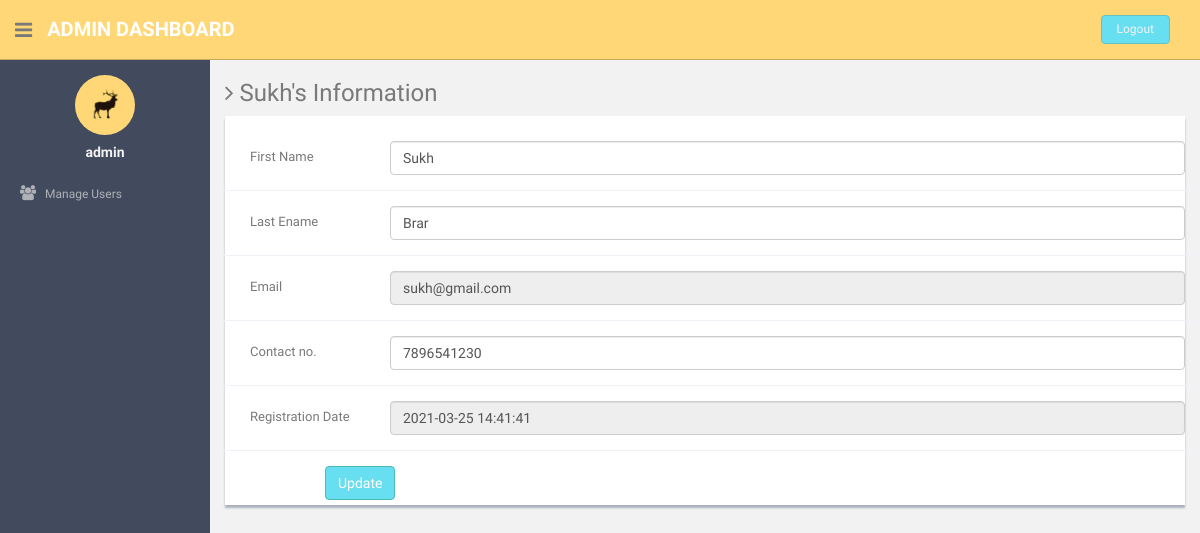
Page /update-profile.php?uid=13 (signed in) on the committed database.
### tables this page shows
CREATE TABLE `users` (
  `id` int(11) NOT NULL,
  `fname` varchar(255) DEFAULT NULL,
  `lname` varchar(255) DEFAULT NULL,
  `email` varchar(255) DEFAULT NULL,
  `password` varchar(300) DEFAULT NULL,
  `contactno` varchar(11) DEFAULT NULL,
  `posting_date` timestamp NOT NULL DEFAULT current_timestamp()
);

### update-profile.php (the view, shortened to what this page needs)
<?php
include'dbconnection.php';
if (strlen($_SESSION['id']==0)) {
  header('location:logout.php');
  } else{
?>
<!DOCTYPE html>
<html lang="en">
  <head>
    <link href="assets/css/bootstrap.css" rel="stylesheet">
    <link href="assets/font-awesome/css/font-awesome.css" rel="stylesheet" />
    <link href="assets/css/style.css" rel="stylesheet">
    <link href="assets/css/style-responsive.css" rel="stylesheet">
  </head>
  <body>
  <section id="container" >
  <?php require('./sideBar.php')?>
      <?php $ret=mysqli_query($con,"select * from users where id='".$_GET['uid']."'");
	  while($row=mysqli_fetch_array($ret))
	  {?>
      <section id="main-content">
          <section class="wrapper">
          	<h3><i class="fa fa-angle-right"></i> <?php echo $row['fname'];?>'s Information</h3>
				<div class="row">
                  <div class="col-md-12">
                      <div class="content-panel">
                           <form class="form-horizontal style-form" name="form1" method="post" action="" onSubmit="return valid();">
                          <div class="form-group">
                              <label class="col-sm-2 col-sm-2 control-label" style="padding-left:40px;">First Name </label>
                              <div class="col-sm-10">
                                  <input type="text" class="form-control" name="fname" value="<?php echo $row['fname'];?>" >
                              </div>
                          </div>
                              <div class="form-group">
                              <label class="col-sm-2 col-sm-2 control-label" style="padding-left:40px;">Last Ename</label>
                              <div class="col-sm-10">
                                  <input type="text" class="form-control" name="lname" value="<?php echo $row['lname'];?>" >
                              </div>
                          </div>
                              <div class="form-group">
                              <label class="col-sm-2 col-sm-2 control-label" style="padding-left:40px;">Email </label>
                              <div class="col-sm-10">
                                  <input type="text" class="form-control" name="email" value="<?php echo $row['email'];?>" readonly >
                              </div>
                          </div>
                               <div class="form-group">
                              <label class="col-sm-2 col-sm-2 control-label" style="padding-left:40px;">Contact no. </label>
                              <div class="col-sm-10">
                                  <input type="text" class="form-control" name="contact" value="<?php echo $row['contactno'];?>" >
                              </div>
                          </div>
                            <div class="form-group">
                              <label class="col-sm-2 col-sm-2 control-label" style="padding-left:40px;">Registration Date </label>
                              <div class="col-sm-10">
                                  <input type="text" class="form-control" name="regdate" value="<?php echo $row['posting_date'];?>" readonly >
                              </div>
                          </div>
                          <div style="margin-left:100px;">
                          <input type="submit" name="Submit" value="Update" class="btn btn-theme"></div>
                          </form>
                      </div>
                  </div>
              </div>
		</section>
        <?php } ?>
      </section></section>
  </body>
</html>
<?php } ?>

### assets/css/style.css (style rules this page uses)
body { color: #797979; background: #f2f2f2; font-family: 'Ruda', sans-serif; padding: 0px !important; margin: 0px !important; font-size:13px; }
#container { width: 100%; height: 100%; }
.btn-theme { color: #fff; background-color: #68dff0; border-color: #48bcb4; }
#main-content { margin-left: 210px; }
.wrapper { display: inline-block; margin-top: 60px; padding-left: 15px; padding-right: 15px; padding-bottom: 15px; padding-top: 0px; width: 100%; }
.content-panel { background: #ffffff; box-shadow: 0px 3px 2px #aab2bd; padding-top: 15px; padding-bottom: 5px; }
label { font-weight: 400; }
.form-horizontal.style-form .form-group { border-bottom: 1px solid #eff2f7; padding-bottom: 15px; margin-bottom: 15px; }
@media (min-width: 768px) { .form-horizontal .control-label { text-align: left; } }

### rows in the picture
users: fname "Sukh", lname "Brar", email "sukh@gmail.com", contact "7896541230", regdate "2021-03-25 14:41:41"

### other values in the picture
$_SESSION['login'] "admin"
